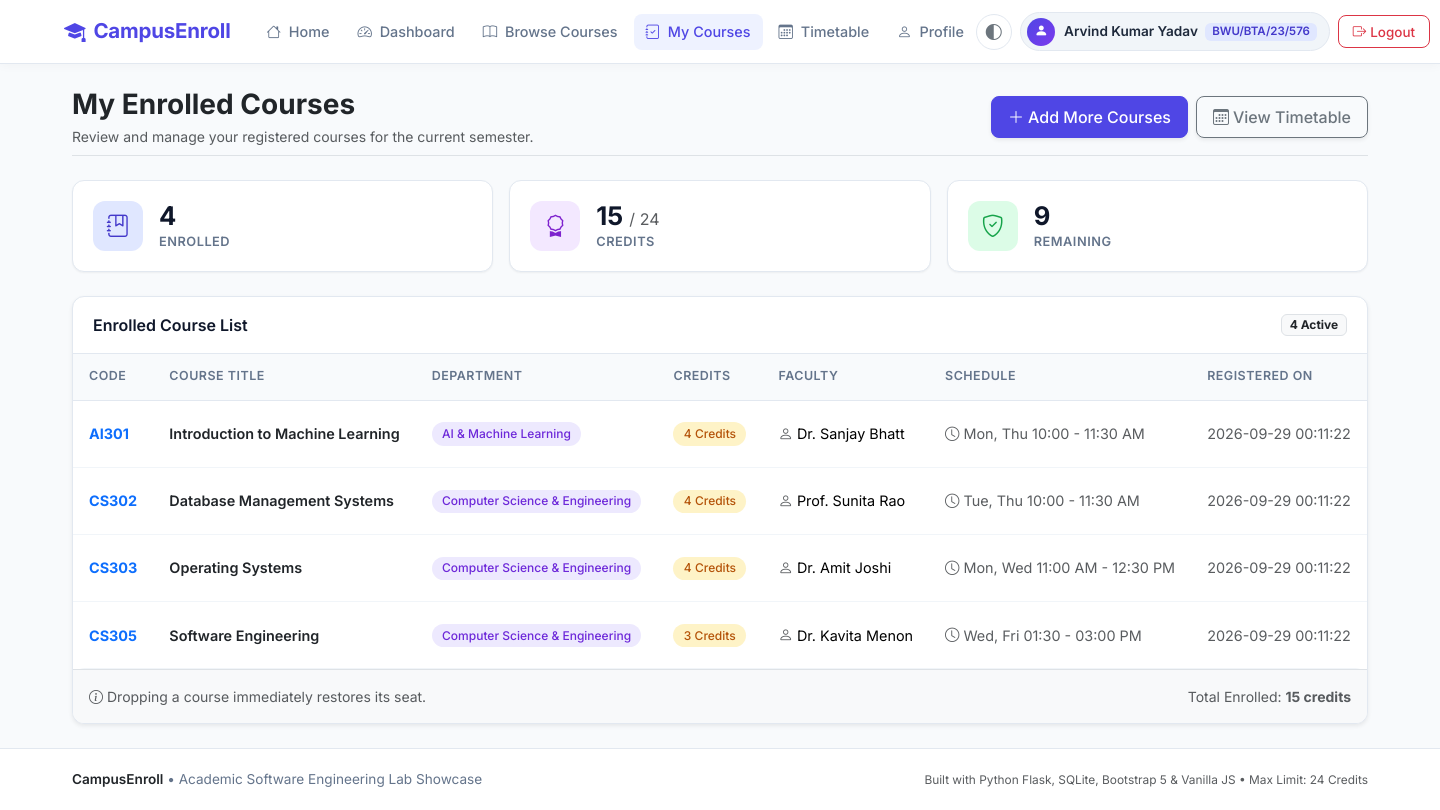
Screenshot of /my-courses (signed in) with the database file from the repository.
### tables this page shows
CREATE TABLE students (
    id INTEGER PRIMARY KEY AUTOINCREMENT,
    student_id TEXT UNIQUE NOT NULL,
    name TEXT NOT NULL,
    email TEXT UNIQUE NOT NULL,
    password TEXT NOT NULL,
    department TEXT NOT NULL,
    semester INTEGER NOT NULL,
    phone TEXT
);

CREATE TABLE registrations (
    id INTEGER PRIMARY KEY AUTOINCREMENT,
    student_id INTEGER NOT NULL,
    course_id INTEGER NOT NULL,
    registration_date TEXT NOT NULL DEFAULT (datetime('now', 'localtime')),
    FOREIGN KEY (student_id) REFERENCES students(id) ON DELETE CASCADE,
    FOREIGN KEY (course_id) REFERENCES courses(id) ON DELETE CASCADE,
    UNIQUE(student_id, course_id)
);

CREATE TABLE courses (
    id INTEGER PRIMARY KEY AUTOINCREMENT,
    course_code TEXT UNIQUE NOT NULL,
    course_name TEXT NOT NULL,
    department TEXT NOT NULL,
    semester INTEGER NOT NULL,
    credits INTEGER NOT NULL CHECK(credits > 0),
    faculty TEXT NOT NULL,
    max_seats INTEGER NOT NULL CHECK(max_seats > 0),
    available_seats INTEGER NOT NULL CHECK(available_seats >= 0),
    schedule TEXT NOT NULL
);

### app.py (the view)
@app.route('/my-courses')
@student_required
def my_courses():
    student_id = session['user_id']
    conn = get_db()
    registered_courses = conn.execute("""
        SELECT c.*, r.id as reg_id, r.registration_date
        FROM courses c
        JOIN registrations r ON c.id = r.course_id
        WHERE r.student_id = ?
        ORDER BY c.course_code
    """, (student_id,)).fetchall()
    total_credits = sum(c['credits'] for c in registered_courses)
    remaining_credits = MAX_CREDIT_LIMIT - total_credits
    conn.close()
    return render_template('my_courses.html',
                           registered_courses=registered_courses,
                           total_credits=total_credits,
                           remaining_credits=remaining_credits)

### app.py (called while the page is built)
@app.after_request
def apply_security_headers(response):
    response.headers['X-Content-Type-Options'] = 'nosniff'
    response.headers['X-Frame-Options'] = 'SAMEORIGIN'
    response.headers['X-XSS-Protection'] = '1; mode=block'
    return response

def get_db():
    conn = sqlite3.connect(DB_PATH)
    conn.row_factory = sqlite3.Row
    conn.execute("PRAGMA foreign_keys = ON")
    return conn

def student_required(f):
    @wraps(f)
    def decorated_function(*args, **kwargs):
        if 'user_id' not in session or session.get('role') != 'student':
            flash('Please log in as a student to access this page.', 'warning')
            return redirect(url_for('login'))
        return f(*args, **kwargs)
    return decorated_function

### templates/my_courses.html (shortened to what this page needs)
{% extends 'base.html' %}
{% block content %}
<div class="d-flex flex-column flex-md-row justify-content-between align-items-md-center mb-3 mb-md-4 pb-2 border-bottom">
    <div class="mb-2 mb-md-0">
        <h2 class="fw-bold text-dark mb-1 fs-3 fs-md-2">My Enrolled Courses</h2>
        <p class="text-muted mb-0 small">Review and manage your registered courses for the current semester.</p>
    </div>
    <div class="d-flex flex-column flex-sm-row gap-2">
        <a href="{{ url_for('browse_courses') }}" class="btn btn-primary shadow-sm">
            <i class="bi bi-plus-lg me-1"></i> Add More Courses
        </a>
        <a href="{{ url_for('timetable') }}" class="btn btn-outline-secondary shadow-sm">
            <i class="bi bi-calendar3 me-1"></i> View Timetable
        </a>
    </div>
</div>
<div class="row g-2 g-md-3 mb-4">
    <div class="col-4 col-md-4">
        <div class="stat-card">
            <div class="stat-icon stat-icon-indigo d-none d-sm-flex">
                <i class="bi bi-journal-bookmark"></i>
            </div>
            <div>
                <div class="stat-value">{{ registered_courses|length }}</div>
                <div class="stat-label">Enrolled</div>
            </div>
        </div>
    </div>
    <div class="col-4 col-md-4">
        <div class="stat-card">
            <div class="stat-icon stat-icon-purple d-none d-sm-flex">
                <i class="bi bi-award"></i>
            </div>
            <div>
                <div class="stat-value">{{ total_credits }} <span class="fs-6 text-muted fw-normal d-none d-md-inline">/ {{ MAX_CREDIT_LIMIT }}</span></div>
                <div class="stat-label">Credits</div>
            </div>
        </div>
    </div>
    <div class="col-4 col-md-4">
        <div class="stat-card">
            <div class="stat-icon stat-icon-green d-none d-sm-flex">
                <i class="bi bi-shield-check"></i>
            </div>
            <div>
                <div class="stat-value">{{ remaining_credits }}</div>
                <div class="stat-label">Remaining</div>
            </div>
        </div>
    </div>
</div>
<div class="app-card shadow-sm">
    <div class="card-header-clean">
        <span class="fw-semibold">Enrolled Course List</span>
        <span class="badge bg-light text-dark border">{{ registered_courses|length }} Active</span>
    </div>
    {% if registered_courses %}
        <div class="table-responsive d-none d-md-block">
            <table class="table table-custom table-hover">
                <thead>
                    <tr>
                        <th>Code</th>
                        <th>Course Title</th>
                        <th>Department</th>
                        <th>Credits</th>
                        <th>Faculty</th>
                        <th>Schedule</th>
                        <th>Registered On</th>
                    </tr>
                </thead>
                <tbody>
                    {% for course in registered_courses %}
                        <tr>
                            <td><span class="fw-bold text-primary">{{ course.course_code }}</span></td>
                            <td class="fw-semibold text-dark">{{ course.course_name }}</td>
                            <td><span class="badge badge-custom badge-dept">{{ course.department }}</span></td>
                            <td><span class="badge badge-custom badge-credits">{{ course.credits }} Credits</span></td>
                            <td><i class="bi bi-person text-muted me-1"></i>{{ course.faculty }}</td>
                            <td class="small text-muted"><i class="bi bi-clock me-1"></i>{{ course.schedule }}</td>
                            <td class="small text-muted">{{ course.registration_date }}</td>
                        </tr>
                    {% endfor %}
                </tbody>
            </table>
        </div>
        <div class="p-3 bg-light border-top d-flex flex-column flex-sm-row justify-content-between align-items-sm-center small text-muted gap-2">
            <span><i class="bi bi-info-circle me-1"></i>Dropping a course immediately restores its seat.</span>
            <span>Total Enrolled: <strong>{{ total_credits }} credits</strong></span>
        </div>
    {% endif %}
</div>
{% endblock %}

### templates/base.html (shortened to what this page needs)
<!DOCTYPE html>
<html lang="en">
<head>
    <link href="https://cdn.jsdelivr.net/npm/bootstrap@5.3.3/dist/css/bootstrap.min.css" rel="stylesheet">
    <link href="https://cdn.jsdelivr.net/npm/bootstrap-icons@1.11.3/font/bootstrap-icons.min.css" rel="stylesheet">
    <link rel="stylesheet" href="{{ url_for('static', filename='css/style.css') }}">
</head>
<body>
    <nav class="navbar navbar-expand-lg navbar-custom sticky-top">
        <div class="container-fluid px-3 px-md-4 px-xl-5">
            <a class="navbar-brand me-3 me-xl-4" href="{{ url_for('index') }}">
                <i class="bi bi-mortarboard-fill"></i>
                <span>CampusEnroll</span>
            </a>
            <div class="collapse navbar-collapse" id="navbarContent">
                <ul class="navbar-nav me-auto mb-2 mb-lg-0 gap-1">
                    <li class="nav-item">
                        <a class="nav-link {% if request.endpoint == 'index' %}active{% endif %}" href="{{ url_for('index') }}">
                            <i class="bi bi-house me-1"></i> Home
                        </a>
                    </li>
                    {% if current_user.is_logged_in and current_user.role == 'student' %}
                        <li class="nav-item">
                            <a class="nav-link {% if request.endpoint == 'dashboard' %}active{% endif %}" href="{{ url_for('dashboard') }}">
                                <i class="bi bi-speedometer2 me-1"></i> Dashboard
                            </a>
                        </li>
                        <li class="nav-item">
                            <a class="nav-link {% if request.endpoint == 'browse_courses' %}active{% endif %}" href="{{ url_for('browse_courses') }}">
                                <i class="bi bi-book me-1"></i> Browse Courses
                            </a>
                        </li>
                        <li class="nav-item">
                            <a class="nav-link {% if request.endpoint == 'my_courses' %}active{% endif %}" href="{{ url_for('my_courses') }}">
                                <i class="bi bi-journal-check me-1"></i> My Courses
                            </a>
                        </li>
                        <li class="nav-item">
                            <a class="nav-link {% if request.endpoint == 'timetable' %}active{% endif %}" href="{{ url_for('timetable') }}">
                                <i class="bi bi-calendar3 me-1"></i> Timetable
                            </a>
                        </li>
                        <li class="nav-item">
                            <a class="nav-link {% if request.endpoint == 'profile' %}active{% endif %}" href="{{ url_for('profile') }}">
                                <i class="bi bi-person me-1"></i> Profile
                            </a>
                        </li>
                    {% endif %}
                </ul>
                <div class="nav-actions d-flex align-items-center gap-2 mt-3 mt-lg-0">
                    <div class="dropdown">
                        <button class="btn btn-theme-toggle"
                                type="button" id="themeDropdown" data-bs-toggle="dropdown" aria-expanded="false" title="Switch Theme Mode">
                            <i class="bi bi-circle-half" id="themeActiveIcon"></i>
                        </button>
                    </div>
                    {% if current_user.is_logged_in %}
                        <div class="user-pill d-none d-lg-flex align-items-center">
                            <div class="user-pill-avatar">
                                <i class="bi bi-person-fill"></i>
                            </div>
                            <div class="user-pill-info">
                                <span class="user-pill-name">{{ current_user.name }}</span>
                                <span class="user-pill-role badge {% if current_user.role == 'student' %}badge-pill-student{% else %}badge-pill-admin{% endif %}">
                                    {{ current_user.student_id if current_user.role == 'student' else 'Admin' }}
                                </span>
                            </div>
                        </div>
                        <a href="{{ url_for('logout') }}" class="btn btn-outline-danger btn-sm nav-btn-logout">
                            <i class="bi bi-box-arrow-right me-1"></i> Logout
                        </a>
                    {% endif %}
                </div>
            </div>
        </div>
    </nav>
    <main class="container my-3 my-md-4 flex-grow-1">
        {% if content_error %}
            <div class="text-center py-5">
                <h1 class="display-4 text-danger fw-bold">{{ content_error }}</h1>
                <p class="lead text-muted">The requested page could not be found or an error occurred.</p>
                <a href="{{ url_for('index') }}" class="btn btn-primary mt-3">Return to Home</a>
            </div>
        {% else %}
            {% block content %}{% endblock %}
        {% endif %}
    </main>
    <footer>
        <div class="container text-center">
            <div class="row align-items-center gy-2">
                <div class="col-md-6 text-md-start">
                    <span class="fw-semibold text-dark">CampusEnroll</span> &bull; Academic Software Engineering Lab Showcase
                </div>
                <div class="col-md-6 text-md-end text-muted small">
                    Built with Python Flask, SQLite, Bootstrap 5 &amp; Vanilla JS &bull; Max Limit: {{ MAX_CREDIT_LIMIT }} Credits
                </div>
            </div>
        </div>
    </footer>
</body>
</html>

### rows the page displays
students: name "Arvind Kumar Yadav", student "BWU/BTA/23/576"
registrations: course_code "AI301", course_name "Introduction to Machine Learning", department "AI & Machine Learning", credits "4", faculty "Dr. Sanjay Bhatt", schedule "Mon, Thu 10:00 - 11:30 AM", registration_date "2026-09-29 00:11:22"
registrations: course_code "CS302", course_name "Database Management Systems", department "Computer Science & Engineering", credits "4", faculty "Prof. Sunita Rao", schedule "Tue, Thu 10:00 - 11:30 AM", registration_date "2026-09-29 00:11:22"
registrations: course_code "CS303", course_name "Operating Systems", department "Computer Science & Engineering", credits "4", faculty "Dr. Amit Joshi", schedule "Mon, Wed 11:00 AM - 12:30 PM", registration_date "2026-09-29 00:11:22"
registrations: course_code "CS305", course_name "Software Engineering", department "Computer Science & Engineering", credits "3", faculty "Dr. Kavita Menon", schedule "Wed, Fri 01:30 - 03:00 PM", registration_date "2026-09-29 00:11:22"

### other values shown
{{ registered_courses|length }} "4"
{{ total_credits }} "15"
{{ MAX_CREDIT_LIMIT }} "24"
{{ remaining_credits }} "9"
